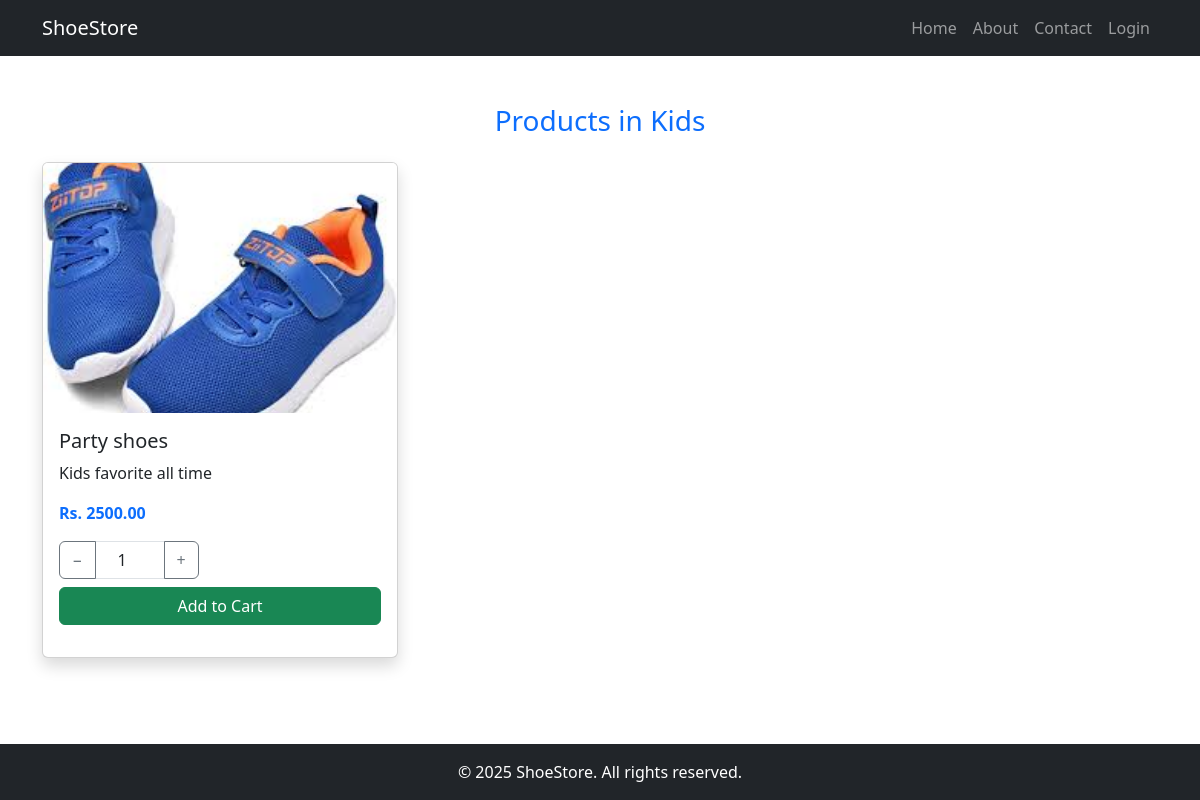
Screenshot of /users/products.php?cat_id=1 with the database file from the repository.
### tables this page shows
CREATE TABLE `category` (
  `id` int(11) NOT NULL,
  `name` varchar(50) NOT NULL
);

CREATE TABLE `products` (
  `id` int(11) NOT NULL,
  `name` varchar(100) NOT NULL,
  `des` varchar(100) NOT NULL,
  `price` decimal(10,2) NOT NULL,
  `image` varchar(255) NOT NULL,
  `cat_id` int(11) NOT NULL
);

### users/products.php (the view, shortened to what this page needs)
<?php
include 'header.php';
include 'dbconfig.php';
?>
<?php
$cat_id = $_GET['cat_id'];
$cat = mysqli_fetch_assoc(mysqli_query($conn, "SELECT * FROM category WHERE id = $cat_id"));
$products = mysqli_query($conn, "SELECT * FROM products WHERE cat_id = $cat_id");
?>
<div class="container my-5">
  <h3 class="text-primary text-center mb-4">Products in <?= htmlspecialchars($cat['name']) ?></h3>
  <div class="row">
    <?php while ($p = mysqli_fetch_assoc($products)) { ?>
      <div class="col-md-4 mb-4">
        <div class="card h-100 shadow">
          <img src="images/<?= $p['image'] ?>" class="card-img-top img-fluid" alt="<?= htmlspecialchars($p['name']) ?>" style="height:250px; object-fit:cover">
          <div class="card-body">
            <h5 class="card-title"><?= htmlspecialchars($p['name']) ?></h5>
            <p class="card-text"><?= $p['des'] ?></p>
            <p class="text-primary fw-bold">Rs. <?= $p['price'] ?></p>
            <form method="POST" action="cart_add.php">
              <div class="input-group mb-2">
                <button class="btn btn-outline-secondary" type="button" onclick="decreaseQty(this)">−</button>
                <input type="number" name="quantity" value="1" min="1" class="form-control text-center" style="max-width: 70px;">
                <button class="btn btn-outline-secondary" type="button" onclick="increaseQty(this)">+</button>
              </div>
              <button type="submit" class="btn btn-success w-100">Add to Cart</button>
            </form>
          </div>
        </div>
      </div>
    <?php } ?>
  </div>
</div>
<?php include 'footer.php'; ?>

### rows the page displays
category: name "Kids"
products: image (picture), name "Party shoes", des "Kids favorite all time", price "2500.00"
